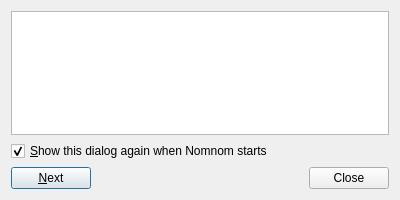
<?xml version="1.0" encoding="UTF-8"?>
<ui version="4.0">
 <class>Reminder</class>
 <widget class="QDialog" name="Reminder">
  <property name="geometry">
   <rect>
    <x>0</x>
    <y>0</y>
    <width>400</width>
    <height>200</height>
   </rect>
  </property>
  <property name="windowTitle">
   <string>Reminder</string>
  </property>
  <layout class="QGridLayout" name="gridLayout">
   <item row="0" column="0">
    <widget class="QTextBrowser" name="textBrowser"/>
   </item>
   <item row="1" column="0">
    <widget class="QCheckBox" name="showagainBox">
     <property name="text">
      <string>&amp;Show this dialog again when Nomnom starts</string>
     </property>
     <property name="checked">
      <bool>true</bool>
     </property>
    </widget>
   </item>
   <item row="2" column="0">
    <layout class="QHBoxLayout" name="horizontalLayout">
     <item>
      <widget class="QPushButton" name="nextBtn">
       <property name="text">
        <string>&amp;Next</string>
       </property>
      </widget>
     </item>
     <item>
      <widget class="QDialogButtonBox" name="buttonBox">
       <property name="orientation">
        <enum>Qt::Horizontal</enum>
       </property>
       <property name="standardButtons">
        <set>QDialogButtonBox::Close</set>
       </property>
      </widget>
     </item>
    </layout>
   </item>
  </layout>
 </widget>
 <tabstops>
  <tabstop>textBrowser</tabstop>
  <tabstop>showagainBox</tabstop>
 </tabstops>
 <resources/>
 <connections>
  <connection>
   <sender>nextBtn</sender>
   <signal>clicked()</signal>
   <receiver>Reminder</receiver>
   <slot>onNext()</slot>
   <hints>
    <hint type="sourcelabel">
     <x>49</x>
     <y>172</y>
    </hint>
    <hint type="destinationlabel">
     <x>199</x>
     <y>99</y>
    </hint>
   </hints>
  </connection>
  <connection>
   <sender>buttonBox</sender>
   <signal>accepted()</signal>
   <receiver>Reminder</receiver>
   <slot>accept()</slot>
   <hints>
    <hint type="sourcelabel">
     <x>242</x>
     <y>173</y>
    </hint>
    <hint type="destinationlabel">
     <x>199</x>
     <y>99</y>
    </hint>
   </hints>
  </connection>
  <connection>
   <sender>buttonBox</sender>
   <signal>rejected()</signal>
   <receiver>Reminder</receiver>
   <slot>reject()</slot>
   <hints>
    <hint type="sourcelabel">
     <x>242</x>
     <y>173</y>
    </hint>
    <hint type="destinationlabel">
     <x>199</x>
     <y>99</y>
    </hint>
   </hints>
  </connection>
 </connections>
 <slots>
  <slot>onNext()</slot>
 </slots>
</ui>
